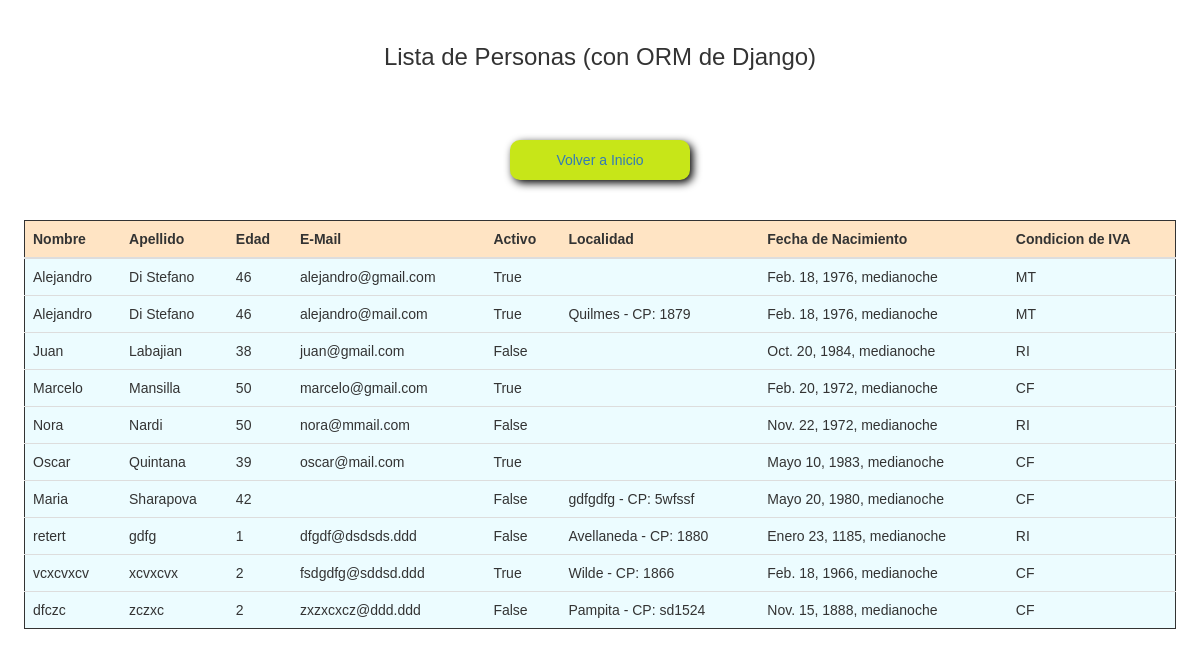
The page /personas on the database its author committed.
### titulos/models.py (models this page shows, shortened)
class Persona(models.Model):
    nombre = models.CharField("Nombre/s", max_length=150)
    apellido = models.CharField(max_length=150)
    edad = models.IntegerField(null=True, blank=True)
    localidad = models.ForeignKey(Localidad, on_delete=models.PROTECT)
    email = models.EmailField(null=True, blank=True)
    activo = models.BooleanField(default=True)
    fecha_nacimiento = models.DateTimeField("Fecha de Nacimiento - (dd/mm/aaaa)")
    tipo_iva = models.CharField("Tipo de IVA", max_length=2, choices=TIPO_IVA_CHOICE, default="CF")
    class Meta:
        ordering = ["apellido", "nombre"]

class Localidad(models.Model):
    nombre = models.CharField("Nombre de la Localidad: ", max_length=50)
    cp = models.CharField("Código Postal: ", max_length=10)
    provincia = models.CharField("Provincia: ", max_length=50, choices=LISTA_PROV)
    class Meta:
        ordering = ["pk"]
    def __str__(self):
        return "%s - CP: %s" % (self.nombre, self.cp)

### titulos/views.py (the view)
# urls.py: path('personas', views.personas, name='personas'),
def personas(request, template_name="titulos/personas.html"):
    lista_personas = Persona.objects.all()
    dato = {"personas": lista_personas}
    return render(request, template_name, dato)

### templates/titulos/personas.html (shortened to what this page needs)
<!DOCTYPE html>
{% load static %}
<html lang="es">
<head>
    <link rel="stylesheet" type="text/css" href="{% static 'css/bootstrap.css' %}">
    <link rel="stylesheet" type="text/css" href="{% static 'css/styles.css' %}">
    <link href="{% static 'css/jquery-ui.css' %}" rel="stylesheet">
</head>
<body>
    <div class="tabla">
        <h3>Lista de Personas (con ORM de Django)</h3></br></br></br>
        <a href="{% url 'index' %}"><button>Volver a Inicio</button></a></br></br>
        <table class="table">
            <thead>
                <tr>
                    <th>Nombre</th>
                    <th>Apellido</th>
                    <th>Edad</th>
                    <th>E-Mail</th>
                    <th>Activo</th>
                    <th>Localidad</th>
                    <th>Fecha de Nacimiento</th>
                    <th>Condicion de IVA</th>
                </tr>
            </thead>
            {% for persona in personas %}
            <tr>
                <td> {{persona.nombre}} </td>
                <td> {{persona.apellido}} </td>
                <td> {{persona.edad}} </td>
                <td> {{persona.email}} </td>
                <td> {{persona.activo}} </td>
                <td> {{persona.localidad}} </td>
                <td> {{persona.fecha_nacimiento}} </td>
                <td> {{persona.tipo_iva}} </td>
            </tr>
            {% endfor %}
        </table></br>
    </div>
</body>
</html>

### static/css/styles.css (style rules this page uses)
* { font-family:'Lucida Sans', 'Lucida Sans Regular', 'Lucida Grande', 'Lucida Sans Unicode', Geneva, Verdana, sans-serif; }
.botones, .carga_p, .tabla { display: flex; flex-direction: column; align-items: center; padding: 2%; }
.tabla table { border: 1px solid; }
.tabla thead tr { background-color: bisque; }
.tabla tr { background-color: rgb(236, 252, 255); }
button { background-color: rgb(199, 230, 24); border-bottom: 1px solid #000; height: 40px; width: 180px; border-radius: 10px; border: none; box-shadow: 3px 3px 8px #000; }

### rows shown on the page
Persona: nombre "Alejandro", apellido "Di Stefano", edad "46", email "alejandro@gmail.com", activo "True", fecha_nacimiento "Feb. 18, 1976, medianoche", tipo_iva "MT"
Persona: nombre "Alejandro", apellido "Di Stefano", edad "46", email "alejandro@mail.com", activo "True", localidad "Quilmes - CP: 1879", fecha_nacimiento "Feb. 18, 1976, medianoche", tipo_iva "MT"
Persona: nombre "Juan", apellido "Labajian", edad "38", email "juan@gmail.com", activo "False", fecha_nacimiento "Oct. 20, 1984, medianoche", tipo_iva "RI"
Persona: nombre "Marcelo", apellido "Mansilla", edad "50", email "marcelo@gmail.com", activo "True", fecha_nacimiento "Feb. 20, 1972, medianoche", tipo_iva "CF"
Persona: nombre "Nora", apellido "Nardi", edad "50", email "nora@mmail.com", activo "False", fecha_nacimiento "Nov. 22, 1972, medianoche", tipo_iva "RI"
Persona: nombre "Oscar", apellido "Quintana", edad "39", email "oscar@mail.com", activo "True", fecha_nacimiento "Mayo 10, 1983, medianoche", tipo_iva "CF"
Persona: nombre "Maria", apellido "Sharapova", edad "42", activo "False", localidad "gdfgdfg - CP: 5wfssf", fecha_nacimiento "Mayo 20, 1980, medianoche", tipo_iva "CF"
Persona: nombre "retert", apellido "gdfg", edad "1", email "dfgdf@dsdsds.ddd", activo "False", localidad "Avellaneda - CP: 1880", fecha_nacimiento "Enero 23, 1185, medianoche", tipo_iva "RI"
Persona: nombre "vcxcvxcv", apellido "xcvxcvx", edad "2", email "fsdgdfg@sddsd.ddd", activo "True", localidad "Wilde - CP: 1866", fecha_nacimiento "Feb. 18, 1966, medianoche", tipo_iva "CF"
Persona: nombre "dfczc", apellido "zczxc", edad "2", email "zxzxcxcz@ddd.ddd", activo "False", localidad "Pampita - CP: sd1524", fecha_nacimiento "Nov. 15, 1888, medianoche", tipo_iva "CF"
